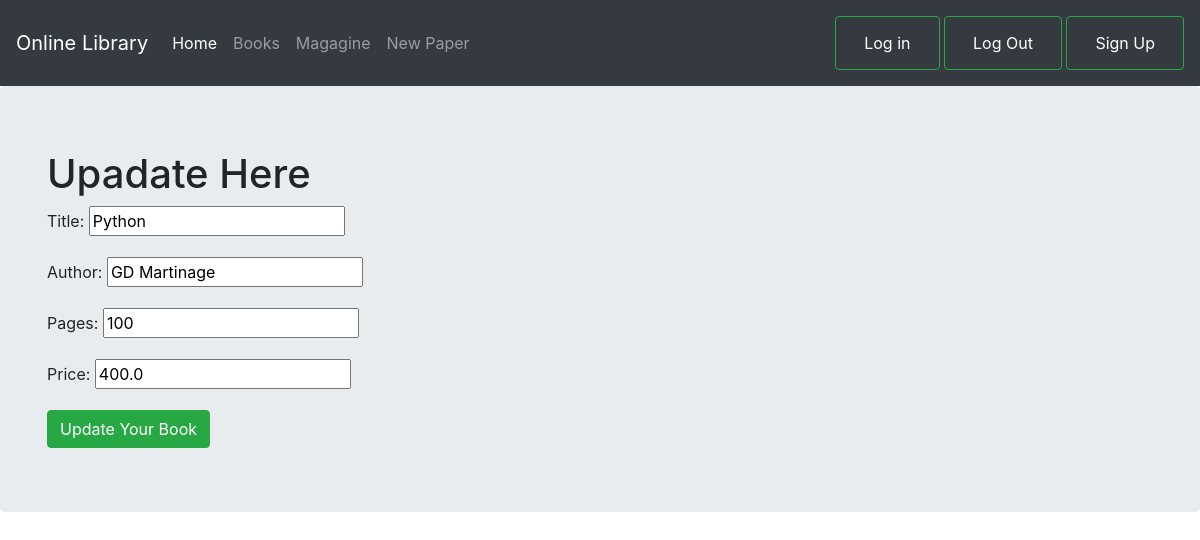
Screenshot of /bookupdate/2 with the database file from the repository.
### testapp/models.py (models this page shows)
class Book(models.Model):
    title=models.CharField(max_length=30)
    author=models.CharField(max_length=30)
    pages=models.IntegerField()
    price=models.FloatField()

### testapp/views.py (the view)
# urls.py: path('bookupdate/<int:id>', views.bookupdate_view),
def bookupdate_view(request,id):
    book=Book.objects.get(id=id)
    form=BookForm(instance=book)
    if request.POST:
        form=BookForm(request.POST,instance=book)
        if form.is_valid():
           form.save()
        return redirect('/book')
    return render(request,'testapp/bookupdate.html',{'form':form})

### testapp/forms.py
class BookForm(forms.ModelForm):
    class Meta:
        model=Book
        fields='__all__'

### template/testapp/bookupdate.html (shortened to what this page needs)
<!DOCTYPE html>
{% extends 'testapp/base.html' %}
{% block nav_block %}
<div class="jumbotron">
    <div class="container">
        <h1>Upadate Here</h1>
        <form action="" method="post">
            {{ form.as_p }}
            <input type="submit" value="Update Your Book" class="btn btn-success">
        </form>
    </div>
</div>
{% endblock %}

### rows the page displays
Book: title "Python", author "GD Martinage", pages "100", price "400.0"
